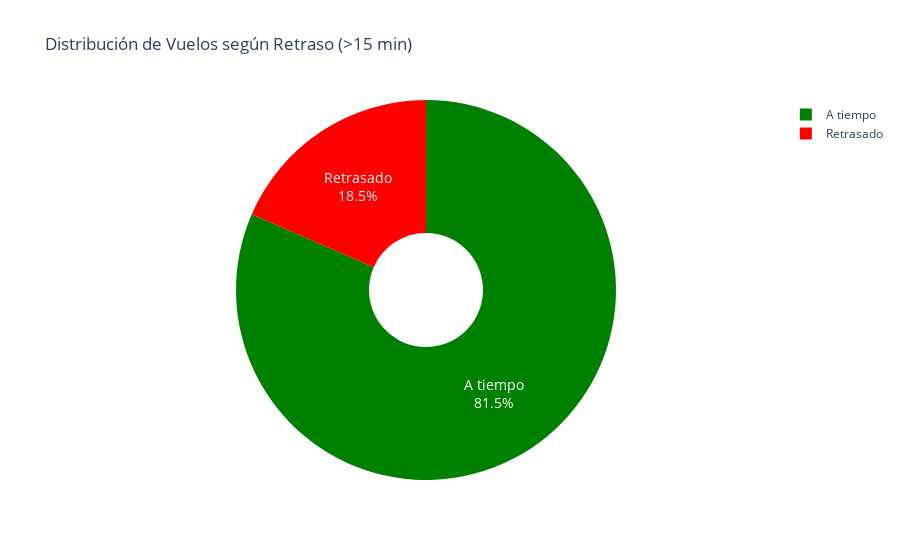

Here is the notebook cell this chart was saved with:
### Markdown cell above
### **revisar porcentaje de retrazados vs no retrasados**

### Code cell
# import pandas as pd
# import plotly.express as px

# # Cargar datos
# vuelos_limpios = pd.read_csv("data/processed/flights_clean.csv")

# Conteo y porcentaje
conteo = vuelos_limpios["RETRASADO_LLEGADA"].value_counts().rename({0: "A tiempo", 1: "Retrasado"})
porcentaje = (conteo / conteo.sum() * 100).round(2)

# Crear DataFrame para gráfica
df_plot = pd.DataFrame({
    "Estado": conteo.index,
    "Cantidad": conteo.values,
    "Porcentaje": porcentaje.values
})

# Gráfico de pastel
fig = px.pie(
    df_plot,
    values="Cantidad",
    names="Estado",
    color="Estado",
    color_discrete_map={"A tiempo": "green", "Retrasado": "red"},
    title="Distribución de Vuelos según Retraso (>15 min)",
    hole=0.3
)

fig.update_traces(textinfo="label+percent", textfont_size=14)
fig.show()

### Figure 1 — Plotly figure (JSON) as saved in the notebook; plotly's stock layout.template omitted (floating-point values rounded to 4 significant figures)
{"data": [{"customdata": [["A tiempo"], ["Retrasado"]], "domain": {"x": [0, 1], "y": [0, 1]}, "hole": 0.3, "hovertemplate": "Estado=%{customdata[0]}<br>Cantidad=%{value}<extra></extra>", "labels": ["A tiempo", "Retrasado"], "legendgroup": "", "marker": {"colors": ["green", "red"]}, "name": "", "showlegend": true, "textfont": {"size": 14}, "textinfo": "label+percent", "type": "pie", "values": [4264869, 966261]}], "layout": {"legend": {"tracegroupgap": 0}, "title": {"text": "Distribución de Vuelos según Retraso (>15 min)"}}}
